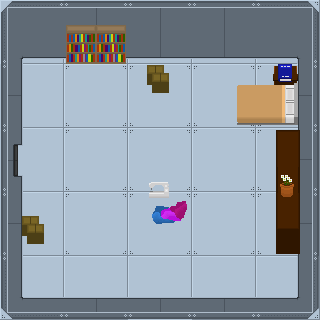

This is a level from a 2D game, rendered from its Tiled map with the project's own tilesets. A one-line summary and the complete map file follow:
An orthogonal 5x5 tile map with 64x64 px tiles, 6 tile layers (floor, walls, objects, sewing, ...), 2 tilesets and 13 objects.

<map version="1.2" tiledversion="1.2.2" orientation="orthogonal" renderorder="left-down" width="5" height="5" tilewidth="64" tileheight="64" infinite="0" nextlayerid="13" nextobjectid="18">
 <tileset firstgid="1" source="BlueDolphinStructuralTiles.tsx" />
 <tileset firstgid="82" source="DetailTiles.tsx" />
 <layer id="7" name="floor" width="5" height="5">
  <data encoding="csv">
19,19,19,19,19,
19,19,19,19,19,
19,19,19,19,19,
19,19,19,19,19,
19,19,19,19,19
</data>
 </layer>
 <layer id="8" name="walls" width="5" height="5">
  <data encoding="csv">
23,28,28,28,60,
31,0,0,0,63,
4,0,0,0,63,
31,0,0,0,63,
68,65,29,65,69
</data>
 </layer>
 <layer id="9" name="objects" width="5" height="5">
  <data encoding="csv">
0,89,0,0,0,
0,0,0,124,125,
0,0,0,0,142,
134,0,0,0,154,
0,0,0,0,0
</data>
 </layer>
 <layer id="12" name="sewing" width="5" height="5" offsetx="-2" offsety="33">
  <data encoding="csv">
0,0,0,0,0,
0,0,0,0,0,
0,0,143,0,0,
0,0,0,0,0,
0,0,0,0,0
</data>
 </layer>
 <layer id="10" name="onbjects2" width="5" height="5" offsetx="-61" offsety="-26">
  <data encoding="csv">
0,0,0,0,0,
0,0,0,0,0,
0,0,0,0,0,
0,0,0,144,0,
0,0,0,0,0
</data>
 </layer>
 <layer id="11" name="obs3" width="5" height="5" offsetx="-3" offsety="-23.5">
  <data encoding="csv">
0,0,0,0,0,
0,0,134,0,137,
0,0,0,0,0,
0,0,0,0,85,
0,0,0,0,0
</data>
 </layer>
 <objectgroup id="5" name="collisions" visible="0">
  <object id="1" x="-0.666667" y="-1" width="322.667" height="58" />
  <object id="4" x="0" y="11" width="21" height="309.667" />
  <object id="7" x="298.5" y="28.5" width="22" height="291.5" />
  <object id="8" x="0.333333" y="306.5" width="321.167" height="14.5" />
  <object id="9" x="176.333" y="298" width="123.667" height="10" />
  <object id="10" x="17" y="298" width="127" height="10.6667" />
  <object id="11" x="19.6667" y="65.6667" width="24.3333" height="123.667" />
  <object id="12" x="66.3333" y="57.3333" width="59" height="6" />
  <object id="13" x="298.667" y="62.5">
   <polygon points="0,0 -25,0.347299 -26.6667,20.838 -61.3333,20.4907 -62,22.9218 -61.6667,62.1667 1.33333,62.1667" />
  </object>
  <object id="14" x="299.455" y="144.909">
   <polygon points="0,0 -3.45455,0 -3.45455,16.9091 0.363636,16.9091" />
  </object>
  <object id="15" x="214.909" y="214">
   <polygon points="0,0 0,14.3636 2.18182,18.0909 0.818182,20.1818 -2,25.9091 -2.18182,29.6364 -0.909091,32.7273 1.90909,35.9091 8.18182,35.9091 20,35 21.7273,32.9091 27.2727,32.8182 30.0909,29.8182 31.0909,26.7273 32.1818,23.6364 33,21.9091 33.1818,15.7273 31.9091,12.8182 27.9091,13 22.7273,14 20.0909,15 20.0909,0.818182 18.9091,-1.18182 1.72727,-1.09091" />
  </object>
  <object id="16" x="18" y="215" width="26" height="29" />
  <object id="17" x="146.667" y="64.3333" width="22.3333" height="28.6667" />
 </objectgroup>
</map>
